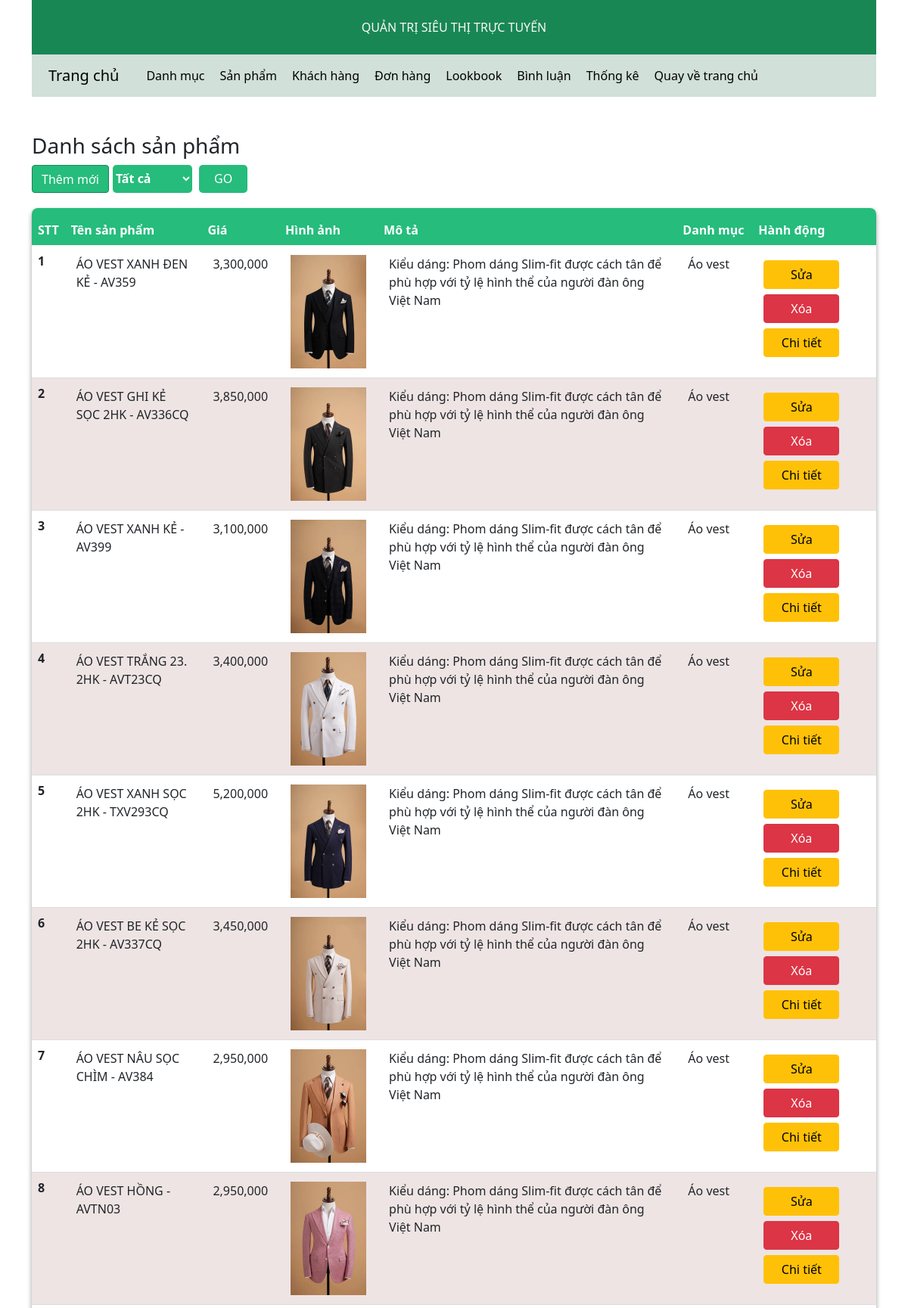
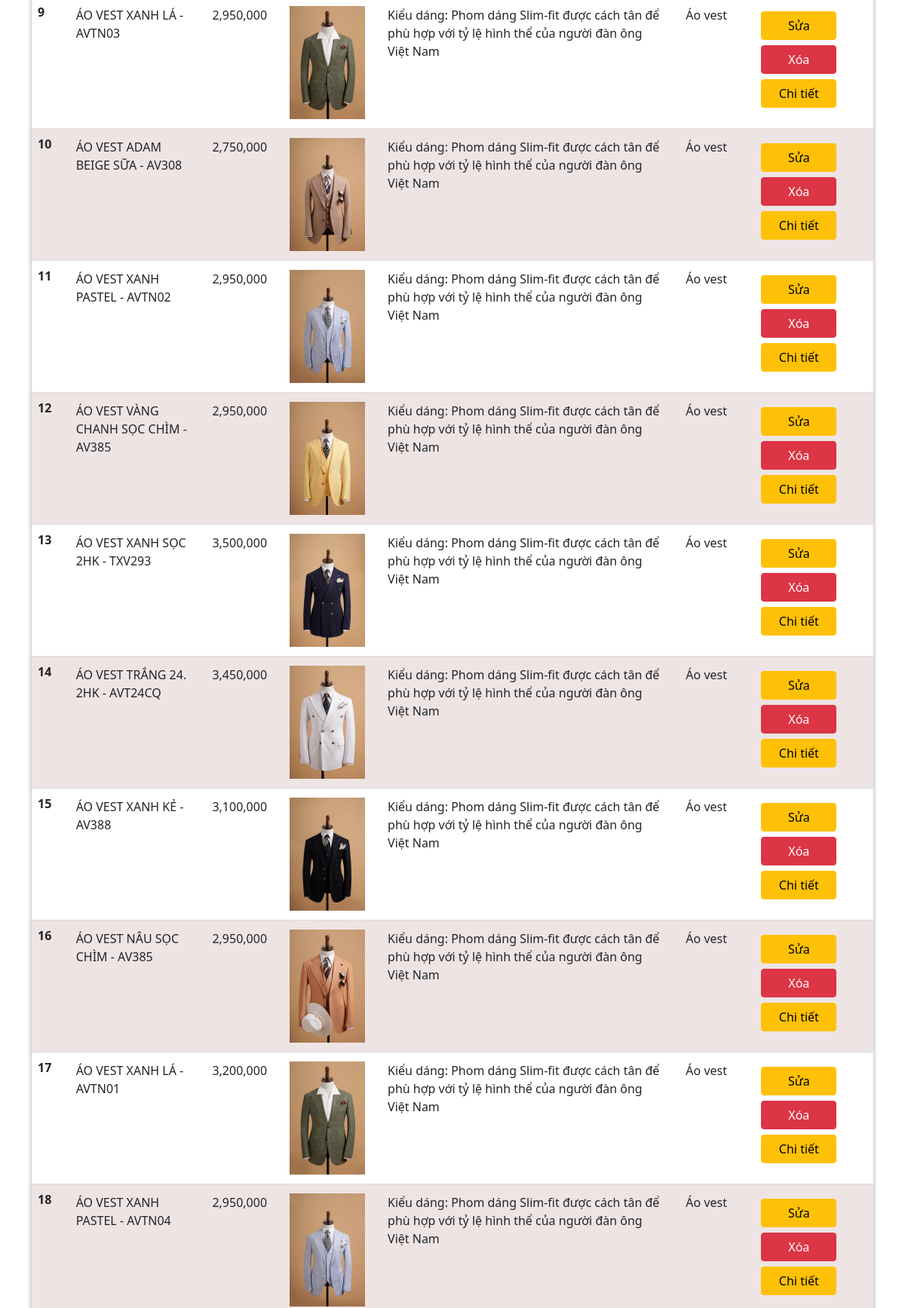
The page /admin/index.php?act=listpro (upper part) on the database its author committed (2 pictures, top to bottom).
### tables this page shows
CREATE TABLE `products` (
  `id` int(11) NOT NULL,
  `name` varchar(255) DEFAULT NULL,
  `price` int(15) DEFAULT NULL,
  `image` varchar(255) DEFAULT NULL,
  `view` int(11) NOT NULL DEFAULT 0,
  `description` varchar(255) DEFAULT NULL,
  `id_cat` int(11) DEFAULT NULL
);

CREATE TABLE `categories` (
  `id` int(11) NOT NULL,
  `name` varchar(255) DEFAULT NULL
);

### model/pdo.php (called while the page is built, shortened)
<?php
function pdo_get_connection()
{
    $servername = "localhost";
    $username = "root";
    $password = "";
    try {
        $conn = new PDO("mysql:host=$servername;dbname=duan1", $username, $password);
        $conn->setAttribute(PDO::ATTR_ERRMODE, PDO::ERRMODE_EXCEPTION);
        return $conn;
    } catch (PDOException $e) {
        echo "Connection failed: " . $e->getMessage();
    }
}
function pdo_query($sql)
{
    $sql_args = array_slice(func_get_args(), 1);
    try {
        $conn = pdo_get_connection();
        $stmt = $conn->prepare($sql);
        $stmt->execute($sql_args);
        $rows = $stmt->fetchAll();
        return $rows;
    } catch (PDOException $e) {
        throw $e;
    } finally {
        unset($conn);
    }
}

### model/products.php (called while the page is built, shortened)
<?php
function list_product_admin($kyw = "", $id_cat = 0){
    $sql = "
        SELECT pro.* , cat.name as namecate  FROM products pro left join categories cat on pro.id_cat = cat.id WHERE 1
        ";
    $result = pdo_query($sql);
    return $result;
}

### admin/products/list-product.php (the view, shortened to what this page needs)
<div class="col-md-12">
    <h3>Danh sách sản phẩm</h3>
    <div id="form-pro-all">
        <a href="?act=addpro" style="height:37.333px;background-color:#25bc7c" class="btn btn-success">Thêm mới</a>
        <form id="form_pro" action="index.php?act=listpro" method="post">
            <select name="id_cat" id="" class="ldm">
                <option value="0" selected="selected">Tất cả</option>
            </select>
            <input type="submit" name="Go" value="GO">
        </form>
    </div>
    <table class="table" id="table_sta" style="border: 1px black;">
        <thead style="border: 1px;">
            <tr>
                <th scope="col">STT</th>
                <th scope="col">Tên sản phẩm</th>
                <th scope="col">Giá</th>
                <th scope="col">Hình ảnh</th>
                <th scope="col">Mô tả</th>
                <th scope="col" style="width:100px">Danh mục</th>
                <th scope="col" >Hành động</th>
            </tr>
        </thead>
        <tbody >
            <?php foreach($listpro as $key => $value): ?>
            <tr >
                <th  scope="row">
                    <?php echo $key + 1; ?>
                </th>
                <td >
                    <?php echo $value['name']; ?>
                </td>
                <td >
                    <?php echo number_format($value['price']) ; ?>
                </td>
                <td >
                    <?php if($value['image'] != "" && $value['image'] != null):?>
                    <img width="100" height="150" src="<?php echo "../img/" . $value['image']; ?>" alt="">
                    <?php endif; ?>
                </td>
                <td >
                    <?php echo $value['description']; ?>
                </td>
                <td >
                    <?php echo $value['namecate']; ?>
                </td>
                <td  >
                    <span>
                        <a href="?act=editpro&id=<?php echo $value['id']; ?>" class="btn btn-pro btn-warning">Sửa</a>
                        <button class="btn btn-pro btn-danger" data-bs-id="<?php echo $value['id']; ?>" data-bs-toggle="modal"
                            data-bs-target="#modalDelete">
                            Xóa
                        </button>
                        <a href="?act=listattr&id=<?php echo $value['id']; ?>" class="btn btn-pro btn-warning">Chi tiết</a>
                    </span>
                </td>
            </tr>
            <?php endforeach; ?>
        </tbody>
    </table>
</div>

### css/admin.css (style rules this page uses)
#table_sta { width: 100%; border-collapse: collapse; margin: 20px 0; box-shadow: rgba(0, 0, 0, 0.16) 0px 3px 6px, rgba(0, 0, 0, 0.23) 0px 3px 6px; border-radius: 8px; overflow: hidden; }
#table_sta thead tr { background-color: #25bc7c; height: 50px; color: #ffffff; }
#table_sta td { padding: 12px 15px; }
#table_sta tr { border-bottom: 1px solid #dddddd; }
#table_sta tr:nth-of-type(even) { background-color: #eee4e4; }
#form_pro { padding-left: 5px; border-radius: 10px; height: 37.333px; }
#form_pro select { padding: 5px 0; margin-right: 5px; border-radius: 5px; height: 37.333px; width: 105px; background-color: #25bc7c; color: #ffffff; font-weight: 600; border: none; }
#form_pro input[type="submit"] { padding: 5px 20px; border-radius: 5px; background-color: #25bc7c; height: 37.333px; color: #fff; cursor: pointer; transition: background-color 0.3s, color 0.3s; border: none; }
#form-pro-all { display: flex; }
.btn-pro { width: 100px; margin-top: 7px; }

### rows shown on the page
products: name "ÁO VEST XANH ĐEN KẺ - AV359", price "3,300,000", image (picture), description "Kiểu dáng: Phom dáng Slim-fit được cách tân để phù hợp với tỷ lệ hình thể của người đàn ông Việt Nam", id_cat.name "Áo vest"
products: name "ÁO VEST GHI KẺ SỌC 2HK - AV336CQ", price "3,850,000", image (picture), description "Kiểu dáng: Phom dáng Slim-fit được cách tân để phù hợp với tỷ lệ hình thể của người đàn ông Việt Nam", id_cat.name "Áo vest"
products: name "ÁO VEST XANH KẺ - AV399", price "3,100,000", image (picture), description "Kiểu dáng: Phom dáng Slim-fit được cách tân để phù hợp với tỷ lệ hình thể của người đàn ông Việt Nam", id_cat.name "Áo vest"
products: name "ÁO VEST TRẮNG 23. 2HK - AVT23CQ", price "3,400,000", image (picture), description "Kiểu dáng: Phom dáng Slim-fit được cách tân để phù hợp với tỷ lệ hình thể của người đàn ông Việt Nam", id_cat.name "Áo vest"
products: name "ÁO VEST XANH SỌC 2HK - TXV293CQ", price "5,200,000", image (picture), description "Kiểu dáng: Phom dáng Slim-fit được cách tân để phù hợp với tỷ lệ hình thể của người đàn ông Việt Nam", id_cat.name "Áo vest"
products: name "ÁO VEST BE KẺ SỌC 2HK - AV337CQ", price "3,450,000", image (picture), description "Kiểu dáng: Phom dáng Slim-fit được cách tân để phù hợp với tỷ lệ hình thể của người đàn ông Việt Nam", id_cat.name "Áo vest"
products: name "ÁO VEST NÂU SỌC CHÌM - AV384", price "2,950,000", image (picture), description "Kiểu dáng: Phom dáng Slim-fit được cách tân để phù hợp với tỷ lệ hình thể của người đàn ông Việt Nam", id_cat.name "Áo vest"
products: name "ÁO VEST HỒNG - AVTN03", price "2,950,000", image (picture), description "Kiểu dáng: Phom dáng Slim-fit được cách tân để phù hợp với tỷ lệ hình thể của người đàn ông Việt Nam", id_cat.name "Áo vest"
products: name "ÁO VEST XANH LÁ - AVTN03", price "2,950,000", image (picture), description "Kiểu dáng: Phom dáng Slim-fit được cách tân để phù hợp với tỷ lệ hình thể của người đàn ông Việt Nam", id_cat.name "Áo vest"
products: name "ÁO VEST ADAM BEIGE SỮA - AV308", price "2,750,000", image (picture), description "Kiểu dáng: Phom dáng Slim-fit được cách tân để phù hợp với tỷ lệ hình thể của người đàn ông Việt Nam", id_cat.name "Áo vest"
products: name "ÁO VEST XANH PASTEL - AVTN02", price "2,950,000", image (picture), description "Kiểu dáng: Phom dáng Slim-fit được cách tân để phù hợp với tỷ lệ hình thể của người đàn ông Việt Nam", id_cat.name "Áo vest"
products: name "ÁO VEST VÀNG CHANH SỌC CHÌM - AV385", price "2,950,000", image (picture), description "Kiểu dáng: Phom dáng Slim-fit được cách tân để phù hợp với tỷ lệ hình thể của người đàn ông Việt Nam", id_cat.name "Áo vest"
products: name "ÁO VEST XANH SỌC 2HK - TXV293", price "3,500,000", image (picture), description "Kiểu dáng: Phom dáng Slim-fit được cách tân để phù hợp với tỷ lệ hình thể của người đàn ông Việt Nam", id_cat.name "Áo vest"
products: name "ÁO VEST TRẮNG 24. 2HK - AVT24CQ", price "3,450,000", image (picture), description "Kiểu dáng: Phom dáng Slim-fit được cách tân để phù hợp với tỷ lệ hình thể của người đàn ông Việt Nam", id_cat.name "Áo vest"
products: name "ÁO VEST XANH KẺ - AV388", price "3,100,000", image (picture), description "Kiểu dáng: Phom dáng Slim-fit được cách tân để phù hợp với tỷ lệ hình thể của người đàn ông Việt Nam", id_cat.name "Áo vest"
products: name "ÁO VEST NÂU SỌC CHÌM - AV385", price "2,950,000", image (picture), description "Kiểu dáng: Phom dáng Slim-fit được cách tân để phù hợp với tỷ lệ hình thể của người đàn ông Việt Nam", id_cat.name "Áo vest"
products: name "ÁO VEST XANH LÁ - AVTN01", price "3,200,000", image (picture), description "Kiểu dáng: Phom dáng Slim-fit được cách tân để phù hợp với tỷ lệ hình thể của người đàn ông Việt Nam", id_cat.name "Áo vest"
products: name "ÁO VEST XANH PASTEL - AVTN04", price "2,950,000", image (picture), description "Kiểu dáng: Phom dáng Slim-fit được cách tân để phù hợp với tỷ lệ hình thể của người đàn ông Việt Nam", id_cat.name "Áo vest"
